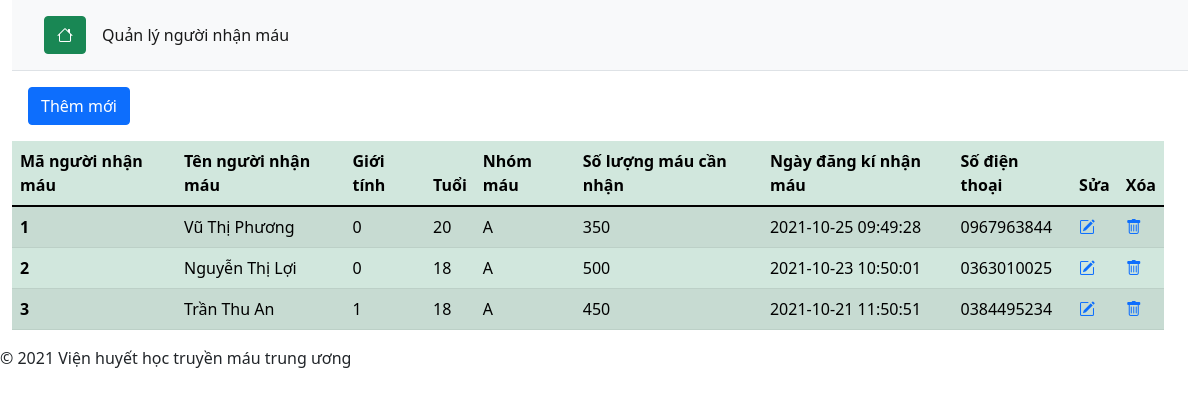
Screenshot of /src/admin/index.php with the database file from the repository.
### tables this page shows
CREATE TABLE `blood_recipient` (
  `reci_id` int(11) NOT NULL,
  `reci_name` varchar(100) NOT NULL,
  `reci_sex` tinyint(1) NOT NULL,
  `reci_age` int(11) NOT NULL,
  `reci_bgrp` char(1) NOT NULL,
  `reci_bqnty` int(11) NOT NULL,
  `reci_reg_date` datetime NOT NULL DEFAULT current_timestamp(),
  `reci_phno` varchar(100) NOT NULL
);

### src/admin/index.php (the view)
<?php
include('templates/header.php')
?>
      <div class="row nav-menu ">
      <div class="col-md-9">
      <a class="btn btn-primary m-3" href="them.php" role="button">Thêm mới</a>
</div>
          <div class="row">
            <div class="col-md-12">
              <table class="table table-success table-striped">
                <thead>
                  <tr>
                    <th scope="col">Mã người nhận máu</th>
                    <th scope="col">Tên người nhận máu</th>
                    <th scope="col">Giới tính</th>
                    <th scope="col">Tuổi</th>
                    <th scope="col">Nhóm máu</th>
                    <th scope="col">Số lượng máu cần nhận</th>
                    <th scope="col">Ngày đăng kí nhận máu</th>
                    <th scope="col">Số điện thoại</th>
                    <th scope="col">Sửa</th>
                    <th scope="col">Xóa</th>
                  </tr>
                </thead>
                <tbody>
                  <?php
                      $sql="SELECT reci_id, reci_name, reci_sex, reci_age, reci_bgrp, reci_bqnty, reci_reg_date, reci_phno FROM BLOOD_RECIPIENT";
                      $result = mysqli_query($conn,$sql);
                    if(mysqli_num_rows($result)>0){
                      $i=1;
                      while($row = mysqli_fetch_assoc($result)){
                  ?>
                    <tr>
                      <th scope="row"><?php echo $i; ?></th>
                      <td><?php echo $row['reci_name']; ?></td>
                      <td><?php echo $row['reci_sex']; ?></td>
                      <td><?php echo $row['reci_age']; ?></td>
                      <td><?php echo $row['reci_bgrp']; ?></td>
                      <td><?php echo $row['reci_bqnty']; ?></td>
                      <td><?php echo $row['reci_reg_date']; ?></td>
                      <td><?php echo $row['reci_phno']; ?></td>
                      <td><a href="http://localhost/CSE485_K61_KTGK_1951060540/admin/sua.php?manv=<?php echo $row['reci_id'];?>"><i class="bi bi-pencil-square"></i></a></td>
                      <td><a href="http://localhost/CSE485_K61_KTGK_1951060540/admin/xoa.php?manv=<?php echo $row['reci_id'];?>"><i class="bi bi-trash"></i></i></a></td>
                    </tr>
                <?php
                      $i++;
                    }
                  }
                ?>
                </tbody>
              </table>
            </div>
          </div>
      </div>
<?php
include('templates/footer.php')
?>

### src/admin/templates/header.php (shortened to what this page needs)
<!DOCTYPE html>
<html lang="en">
<head>
    <link href="https://cdn.jsdelivr.net/npm/bootstrap@5.1.1/dist/css/bootstrap.min.css" rel="stylesheet">
    <link rel="stylesheet" href="https://cdn.jsdelivr.net/npm/bootstrap-icons@1.5.0/font/bootstrap-icons.css">
</head>
<body>
    <div class="container-fluid">
        <div class="row header">
            <div class="col-md-12">
                <nav class="navbar navbar-expand-lg navbar-light bg-light border-bottom">
                    <div class="container-fluid">
                        <a class="btn btn-success m-2" href="http://localhost/dhtl3/" role="button"><i class="bi bi-house"></i></a>
                        <div class="collapse navbar-collapse" id="navbarSupportedContent">
                            <ul class="navbar-nav me-auto mb-2 mb-lg-0">
                                <li class="nav-item">
                                    <a class="nav-link active " href="index.php">Quản lý người nhận máu</a>
                                </li>
                            </ul>
                        </div>
                    </div>
                </nav>
            </div>
        </div>

### src/admin/templates/footer.php (shortened to what this page needs)
</div>
        <div class="main-content">
    <div class="wrapper">
        <div class="row">
            <div class="col-8 text-left">
                <p>
                © 2021 Viện huyết học truyền máu trung ương
            </p>
            </div>
        </div>
    </div>
</div>
    </body>
</html>

### rows the page displays
blood_recipient: reci_name "Vũ Thị Phương", reci_sex "0", reci_age "20", reci_bgrp "A", reci_bqnty "350", reci_reg_date "2021-10-25 09:49:28", reci_phno "0967963844"
blood_recipient: reci_name "Nguyễn Thị Lợi", reci_sex "0", reci_age "18", reci_bgrp "A", reci_bqnty "500", reci_reg_date "2021-10-23 10:50:01", reci_phno "0363010025"
blood_recipient: reci_name "Trần Thu An", reci_sex "1", reci_age "18", reci_bgrp "A", reci_bqnty "450", reci_reg_date "2021-10-21 11:50:51", reci_phno "0384495234"
